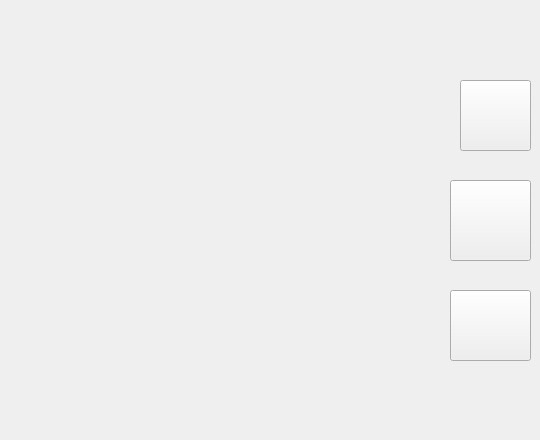
    <widget class="QWidget" name="pageBookAndQuill">
     <widget class="QPushButton" name="btnSign">
      <property name="geometry">
       <rect>
        <x>450</x>
        <y>290</y>
        <width>81</width>
        <height>71</height>
       </rect>
      </property>
      <property name="toolTip">
       <string>署名</string>
      </property>
      <property name="styleSheet">
       <string notr="true">QPushButton#btnSign{
	border-image : url(:/new/image/Feather_JE3_BE2.gif);
}</string>
      </property>
      <property name="text">
       <string/>
      </property>
     </widget>
     <widget class="QLabel" name="labelBAQpicture">
      <property name="geometry">
       <rect>
        <x>-9</x>
        <y>-6</y>
        <width>461</width>
        <height>431</height>
       </rect>
      </property>
      <property name="styleSheet">
       <string notr="true">QLabel#labelBAQpicture
{
	border-image : url(:/new/image/book_and_quill.png);
	background-color : transparent;
}</string>
      </property>
      <property name="text">
       <string/>
      </property>
     </widget>
     <widget class="QPlainTextEdit" name="ptxBookAndQuill">
      <property name="geometry">
       <rect>
        <x>60</x>
        <y>30</y>
        <width>321</width>
        <height>351</height>
       </rect>
      </property>
      <property name="styleSheet">
       <string notr="true">QPlainTextEdit
{
	background-color : transparent;
	border : none;
}</string>
      </property>
     </widget>
     <widget class="QPushButton" name="btnInk">
      <property name="geometry">
       <rect>
        <x>450</x>
        <y>180</y>
        <width>81</width>
        <height>81</height>
       </rect>
      </property>
      <property name="toolTip">
       <string>多样化墨水</string>
      </property>
      <property name="styleSheet">
       <string notr="true">QPushButton#btnInk{
	border-image : url(:/new/image/Ink_Sac_JE2_BE2.gif)
}</string>
      </property>
      <property name="text">
       <string/>
      </property>
     </widget>
     <widget class="QPushButton" name="btnBAQBook">
      <property name="geometry">
       <rect>
        <x>460</x>
        <y>80</y>
        <width>71</width>
        <height>71</height>
       </rect>
      </property>
      <property name="toolTip">
       <string>成书</string>
      </property>
      <property name="styleSheet">
       <string notr="true">QPushButton#btnBAQBook{
	border-image: url(:/new/image/written_book.gif);
}</string>
      </property>
      <property name="text">
       <string/>
      </property>
     </widget>
    </widget>
